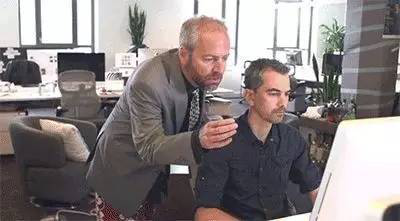
#> input picture 读书笔记《opencv3 计算机视觉 python语言实现》/第5章人脸检测和识别/p2.png, 400 x 221 px
$ python 5.3.1static_image_face.py
#> lines starting #> are read from the running program, lines starting #| are printed output that depends on the picture; after the words box and inside, x2 and y2 are one past the last pixel; in counts of white or black regions, pixels touching at a corner belong together
import cv2

def detect(filename):
#> called with filename = 'p2.png'
    face_cascade = cv2.CascadeClassifier('haarcascade_frontalface_default.xml')
    img = cv2.imread(filename)
#> img is the input picture: shape (221, 400, 3); mean B, G, R 130.7, 130.4, 138.3
    gray = cv2.cvtColor(img, cv2.COLOR_BGR2GRAY)
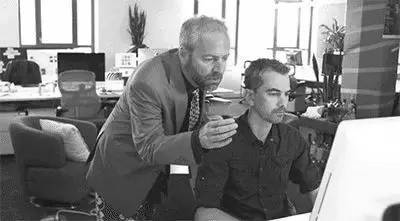
#> gray: shape (221, 400); min 0, max 255, mean 132.8
    faces = face_cascade.detectMultiScale(gray, 1.3, 5)
#> faces = [[256, 75, 50, 50]]
    for (x, y, w, h) in faces:
        img = cv2.rectangle(img, (x, y), (x + w, y + h), (255, 0, 0), 2)
#> this loop made 1 pass
#> pass 1, in detect, `img = cv2.rectangle(img, (x, y), (x + w, y + h), (255, 0, 0), 2)`:
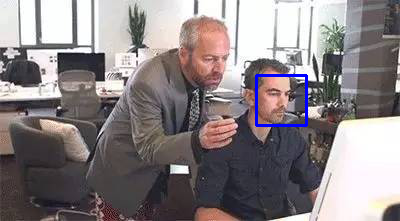
#> img: shape (221, 400, 3); 0.67% of pixels changed, all inside (x1, y1, x2, y2) = (255, 74, 308, 127)
    cv2.namedWindow('detect')
    cv2.imshow('detected', img)
    cv2.imwrite('p2_detect.jpg', img)
    cv2.waitKey(0)


detect('p2.png')
